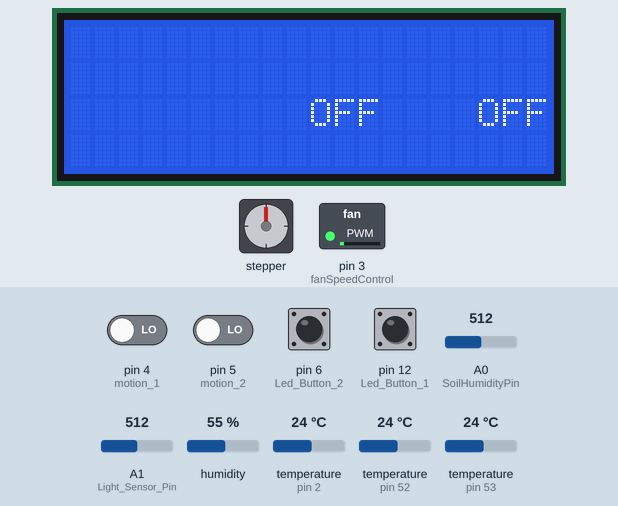
Recording of a sketch running on a simulated Arduino Mega 2560, built with avr-gcc and run on an emulated ATmega2560. Parts: stepper motor, 20×4 character LCD, switched loads named in the sketch (green lamp = pin HIGH). Wiring (inferred from the names in the program): stepper motor (2048 steps per turn assumed): coils pin 33, pin 32, pin 31, pin 30. The test bench sets the inputs (shaded band); at power-on: pin 4 (motion_1), pin 5 (motion_2), pin 6 (Led_Button_2), pin 12 (Led_Button_1) LOW, A1 (Light_Sensor_Pin) = 512, A0 (SoilHumidityPin) = 512, humidity 55 %, temperature (sensors on pin 2, pin 52, pin 53) 24 °C. Pins used as bus, display or sensor lines are not drawn.

Above: at 1.2 s.
1.3 s: A1 (Light_Sensor_Pin) set to 526
At 2.0 s:
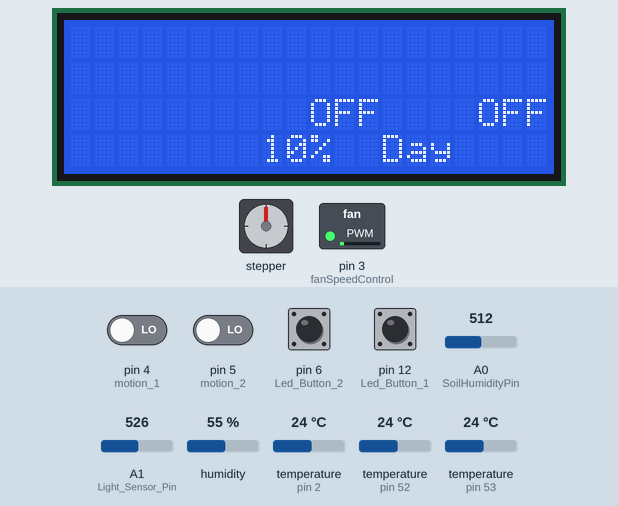
4.7 s: pin 6 (Led_Button_2) pulled HIGH for 1.9 s
At 5.6 s:
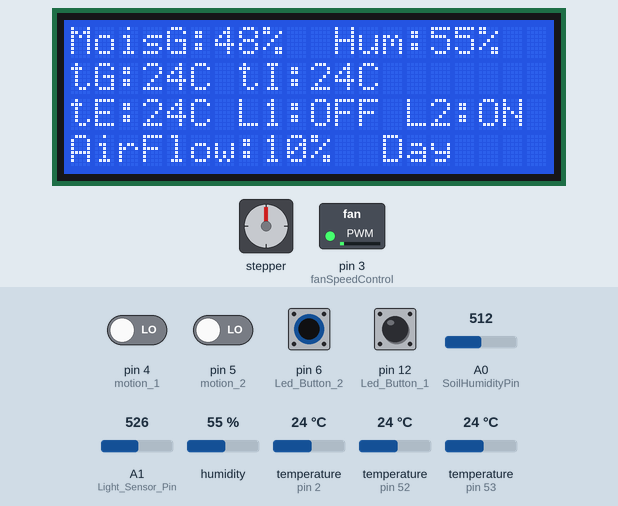
9.6 s: pin 12 (Led_Button_1) pulled HIGH for 1.9 s
At 10.8 s:
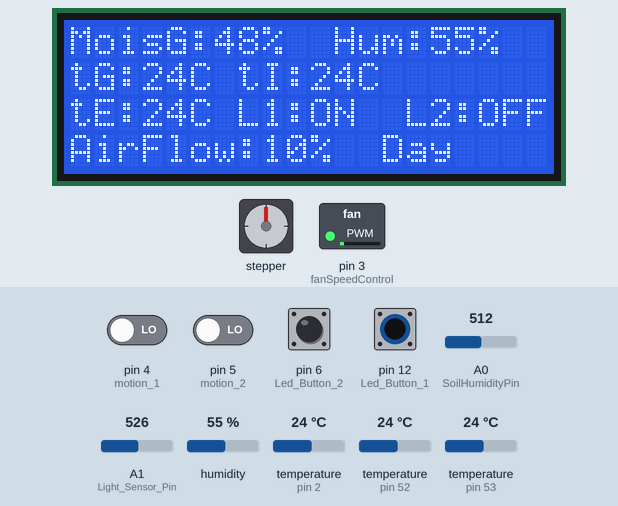
14.4 s: A1 (Light_Sensor_Pin) set to 306
At 15.2 s:
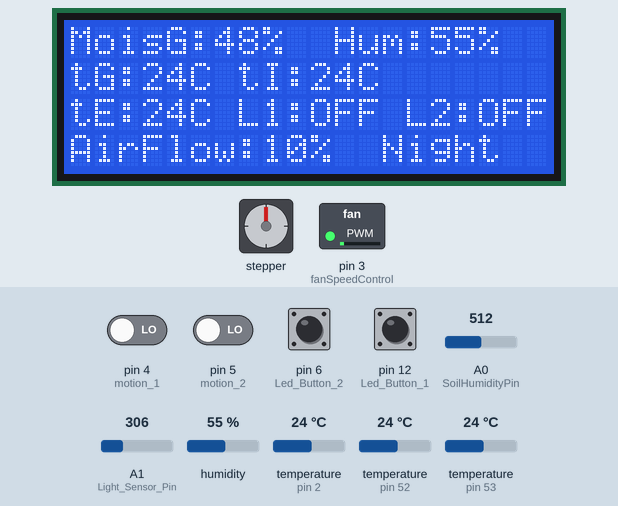
16.6 s: pin 4 (motion_1) driven HIGH
At 18.3 s:
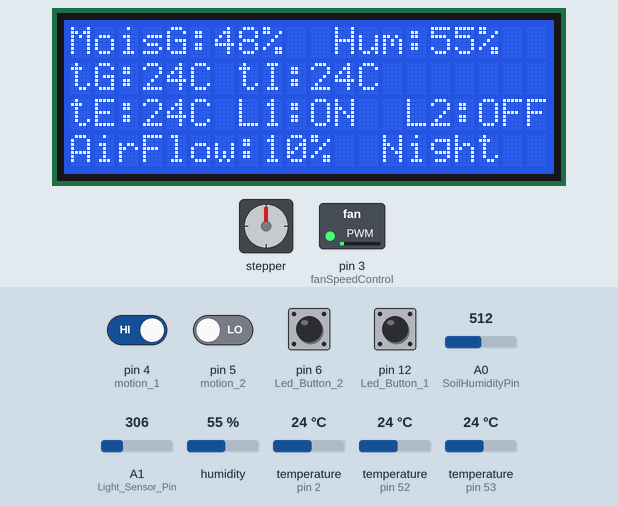
19.2 s: pin 5 (motion_2) driven HIGH
At 20.3 s:
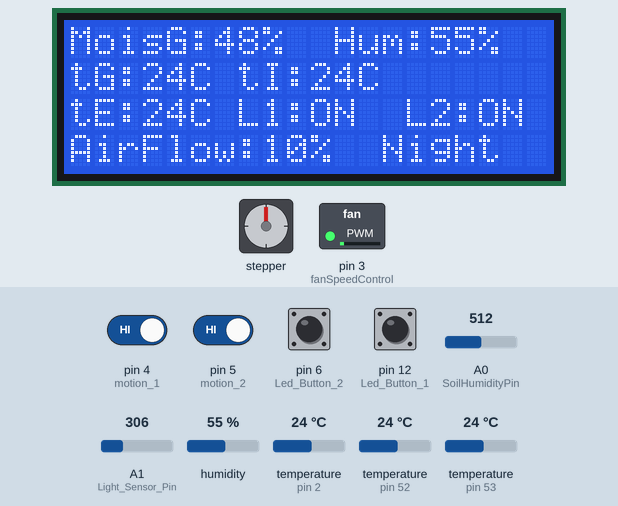
Timing chart, 0 to 22.2 s (numbered marks = the images above; inputs shaded):
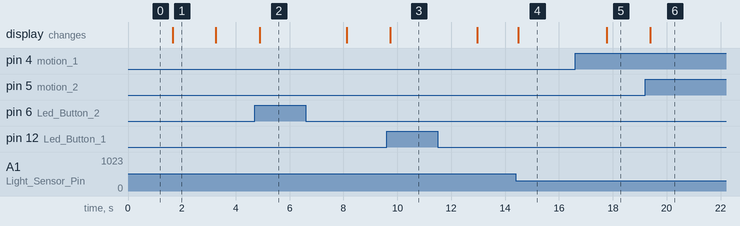

The sketch:

AutomaticGreenHouse.ino
```cpp
// ενσωμάτωση βιβλιοθήκες:
#include <Wire.h>
#include <LiquidCrystal_I2C.h> // ενσωμάτωση βιβλιοθήκης οθόνης sda to sda(pin20)of the arduino mega, scl to scl(pin21) of the arduino mega
#include <OneWire.h>   //ενσωμάτωση βιβλιοθήκης του αισθητήρα θερμοκρασίας tG/tE
#include <DallasTemperature.h>  // αισθητήρας θερμοκρασίας
#include "DHT.h" // αισθητήρας εσωτερικής θερμοκρασίας και υγρασίας
#include <AccelStepper.h> //ενσωμάτωση βιβλιοθήκης βηματικού κινητήρα

#define DHTPIN 2     // συνδεδεμένο στο ποδαράκι 2 pin2
#define DHTTYPE DHT11   // DHT 11
#define FULLSTEP 4 // ορισμός βήματος κινητήρα
#define STEP_PER_REVOLUTION 4096 // η τιμή αυτή είναι απο το datasheet

AccelStepper stepper(FULLSTEP, 11, 9, 10, 8); // Ορισμός των pin  IN1-IN3-IN2-IN4 για την σωστή συνέχεια του βήματος του κινητήρα
DHT dht(DHTPIN, DHTTYPE); // αισθητήρας εσωτερικής θερμοκρασίας και υγρασίας
LiquidCrystal_I2C lcd(0x27, 20, 4); // οθόνη lcd
// ΑΙΣΘΗΤΗΡΑΣ ΘΕΡΜΟΚΡΑΣΙΑΣ
OneWire ds_1(52);  //Αισθητήρας θερμοκρασίας εδάφους (tG)
OneWire ds_2(53); // Αισθητήρας εξωτερικής θερμοκρασίας (tE)
//DallasTemperature sensors(&oneWire);
DallasTemperature sensor_1(&ds_1);
DallasTemperature sensor_2(&ds_2);

const int dry = 800; // ορισμός αισθητήρα υγρασίας. 800= ξερό
const int wet = 200; //ορισμός αισθητήρα υγρασίας. 200= υγρό
const int fanSpeedLow=25; //χαμηλή ταχύτητα στροφών
const int fanSpeedMed=128; //μέση ταχύτητα στροφών
const int fanSpeedHigh=250; //υψηλή ταχύτητα στροφών
const int fanRelay=31; //εντολή στο ρελέ να δουλέψουν οι ανεμιστήρες
const int Led_Button_1=12; //pin12 για το κουμπι(pushbutton) της λεντοταινιας 1
const int Led_Button_2=6; //pin6 για το κουμπι(pushbutton) της λεντοταινιας 2
const int fanSpeedControl=3; // ορισμός του pin3 για τον έλεγχο των στροφών των ανεμιστήρων
int tG, tE;  // οι μεταβλητές απο τους δύο αισθητήρες θερμοκρασίας (tG=θερμοκρασία εδάφους, tE=θερμοκρασία εξωτερικού χώρου)
int motion_1 = 4; // το ποδαράκι(pin4) στο οποίο είναι συνδεδεμένος ο αισθητήρας κίνησης 1
int motion_2 = 5; // το ποδαράκι(pin5) στο οποίο είναι συνδεδεμένος ο αισθητήρας κίνησης 2
int Led_String_1=30; //οδηγει στο ρελε για την λεντοταινια 1
int Led_String_2=32; //οδηγει στο ρελε για την λεντοταινια 2
int Light_Sensor_Pin = A1; // η είσοδος του αισθητήρα φωτός στο ποδαρακι (A1)
int light;//αισθητήρας φωτός 0-50 είναι νύχτα και 50-100 είναι μέρα
int light_value; // τιμή του αισθητήρα φωτός
int SoilHumidityPin = A0;  // η είσοδοσ του αισθητήρα στο ποδαράκι (Α0)
int SoilHumidity;    // ορίζει την αναλογική τιμή του αισθητήρα που διαβάζεται από το Arduino
int persantageHumidity; // τιμή του ποσοστού της υγρασίας του εδάφους
int waterpump=33; //εντολή για το ρελέ της αντλίας νερού
int hum; // τιμή του ποσοστού εσωτερικής υγρασίας
int tI; // τιμή εσωτερικής θερμοκρασίας
int value_motion_1; // τιμή αισθητήρα κίνησης 1 (HIGH)=παρουσία (LOW)=απουσία
int value_motion_2;// τιμή αισθητήρα κίνησης 2 (HIGH)=παρουσία (LOW)=απουσία
int state_button_Led_1; // κατάσταση του μπουτόν 1 που οδηγεί στην λεντοταινία 1
int state_button_Led_2; // κατάσταση του μπουτόν 1 που οδηγεί στην λεντοταινία 1
unsigned long lcdUpdateInterval = 1000; // Ανανέωση της lcd οθόνης κάθε 1sec
unsigned long previousLcdUpdateMillis = 0;
unsigned long ledUpdateInterval = 5; // Ανανέωση των led κάθε 5msec
unsigned long previousLedUpdateMillis = 0;
bool pumpOn = false; // παρακολούθηση κατάστασης της αντλίας νερού


void setup() {
  // ξεκίνημα της LCD οθόνης
  lcd.init();
  lcd.backlight();
  // ξεκινάνε οι αισθητήρες θερμοκρασίας
  sensor_1.begin(); //tG του εδάφους
  sensor_2.begin(); //tE του εξωτερικού χώρου
  dht.begin(); // αισθητήρας εσωτερικής θερμοκρασίας και υγρασίας
  stepper.setMaxSpeed(2000.0);   // ορισμός μέγιστης ταχύτητας του βηματικού κινητήρα
  stepper.setAcceleration(100); // ορισμός επιτάχυνσης του βηματικού κινητήρα
  stepper.setSpeed(1000);         // ορισμός αρχικής ταχύτητας του βηματικού κινητήρα
  stepper.setCurrentPosition(0); // ορισμός θέσης του βηματικού κινητήρα

  pinMode(Light_Sensor_Pin, INPUT); //pin(A1) για αισθητήρα φωτός
  pinMode(waterpump, OUTPUT); // ορίζει σαν έξοδο το pin που οδηγεί στο ρελέ για την αντλία νερού
  digitalWrite(waterpump, HIGH); //αρχική κατάσταση του ρελέ της αντλίας νερου HIGH δηλαδή OFF
  pinMode(Led_String_1, OUTPUT);   // ορίζει σαν έξοδο την λεντοταινια 1
  digitalWrite(Led_String_1, HIGH); //αρχική κατάσταση του Led_String_1 HIGH δηλαδή OFF στο ρελέ(τα φώτα κλειστά)
  pinMode(Led_String_2, OUTPUT);   // ορίζει σαν έξοδο την λεντοταινια 2
  digitalWrite(Led_String_2, HIGH); //αρχική κατάσταση του Led_String_2 HIGH δηλαδή OFF στο ρελέ(τα φώτα κλειστά)
  pinMode(motion_1, INPUT); // ορίζουμε τον αισθητήρα κίνησης 1 ως είσοδο
  pinMode(motion_2, INPUT); // ορίζουμε τον αισθητήρα κίνησης 2 ως είσοδο
  pinMode(Led_Button_1, INPUT); // ορίζουμε το pin12 σαν εισοδο για το κουμπι της λεντοταινιας 1
  pinMode(Led_Button_2, INPUT); // ορίζουμε το pin6 σαν εισοδο για το κουμπι της λεντοταινιας 2
  pinMode(fanSpeedControl, OUTPUT); // ορισμός του fanSpeedControl σαν έξοδο
  pinMode(fanRelay, OUTPUT); // ορίζει σαν έξοδο το pin που οδηγεί στο ρελέ για τους ανεμιστήρες
  analogWrite(fanSpeedControl, fanSpeedLow); // αρχική ταχύτητα ανεμιστήρων σε 0% ταχύτητα. 0(off) και 255(full speed)
  Serial.begin(9600); // διαβάζουμε τα δεδομένα στην σειριακή παρακολούθηση
}
void loop() {
  state_button_Led_1 = digitalRead(Led_Button_1);// διαβάζουμε την κατάσταση του μπουτόν 1 της λεντοταινίας 1
  state_button_Led_2 = digitalRead(Led_Button_2);// διαβάζουμε την κατάσταση του μπουτόν 2 της λεντοταινίας 2
  value_motion_1 = digitalRead(motion_1); // διαβάζουμε την κατάσταση του αισθητήρα κίνησης 1
  value_motion_2 = digitalRead(motion_2);// διαβάζουμε την κατάσταση του αισθητήρα κίνησης 2
  unsigned long currentMillis = millis();
    if (currentMillis - previousLedUpdateMillis >= ledUpdateInterval) {
    updateLED();
    previousLedUpdateMillis = currentMillis;
    }
  tI = dht.readTemperature();  // Ανάγνωση εσωτερικής θερμοκρασίας ως Κελσίου (προεπιλογή) (pin2)
  hum = dht.readHumidity(); // Ανάγνωση εσωτερικής υγρασίας (pin2)
  int currentPosition = stepper.currentPosition();// έλεγχος της τρέχουσας θέσης του μοτέρ
  sensor_1.requestTemperatures();
  tG = sensor_1.getTempCByIndex(0); // διαδικασία εκκίνησης για την εμφάνιση της θερμοκρασίας εδάφους (pin52)
  sensor_2.requestTemperatures();
  tE = sensor_2.getTempCByIndex(0); // διαδικασία εκκίνησης για την εμφάνιση της εξωτερικής θερμοκρασίας (pin53)
  //ΑΙΣΘΗΤΗΡΑΣ ΥΓΡΑΣΙΑΣ
  SoilHumidity = analogRead(SoilHumidityPin);      // ανάγνωση υγρασίας που υπάρχει στο έδαφος
  persantageHumidity = 100 * ( SoilHumidity - dry) / (wet - dry); //μετατροπή της υγρασίας σε ποσοστό
  light_value = analogRead(Light_Sensor_Pin); // (0-50) ειναι νυχτα
  light = light_value * 0.0976;

    if (tI<27){
      analogWrite(fanSpeedControl, fanSpeedLow);
      lcd.setCursor(8,3);
      lcd.print("10% ");
    }else if (tI>=27&&tI<36){
      analogWrite(fanSpeedControl, fanSpeedMed);
      lcd.setCursor(8,3);
      lcd.print("50% ");
    }else if(tI>=36){
      analogWrite(fanSpeedControl, fanSpeedHigh);
      lcd.setCursor(8,3);
      lcd.print("100% ");
    }

    if (hum>=85 && currentPosition == 0){
      stepper.runToNewPosition(5120);
    }else if (hum<85 && currentPosition == 5120 ){
      stepper.runToNewPosition(0);
    }

  if (persantageHumidity <= 17 && !pumpOn) {
    // Η υγρασία είναι κάτω από 17%, και η αντλία δεν είναι ήδη ενεργοποιημένη
    digitalWrite(waterpump, LOW); // Ενεργοποιήστε την αντλία νερού
    pumpOn = true; //  κατάσταση της αντλίας σε ενεργοποιημένη
  } else if (persantageHumidity >= 71 && pumpOn) {
    // Η υγρασία είναι 71% ή μεγαλύτερη και η αντλία είναι ενεργοποιημένη αυτήν τη στιγμή
    digitalWrite(waterpump, HIGH); // Απενεργοποιήστε την αντλία νερού
    pumpOn = false; // κατάσταση της αντλίας σε απενεργοποιημένη
  }


    if (light>=0 && light<50){// έλεγχος εαν είναι μέρα ή νύχτα (0-50 είναι νύχτα)
      lcd.setCursor(13, 3);
      lcd.print("Night");
    }else if (light>=50 && light<=100){ // αλλίως εάν ειναι μέρα (50-100 είναι μέρα)
      lcd.setCursor(13, 3);
      lcd.print("Day  ");//γράψε μέρα Day
    }

    if (currentMillis - previousLcdUpdateMillis >= lcdUpdateInterval) {
    updateLCD(); // ενημέρωση της οθόνης LCD σε τακτά χρονικά διαστήματα ώστε να αποφεύγεται η υπερβολική ενημέρωση
    previousLcdUpdateMillis = currentMillis;
    }
}
void updateLED() {
    if ((value_motion_1 == HIGH && (light>=0 && light<50)) || state_button_Led_1 == HIGH) { //έλεγχος εαν η κατάσταση του αισθητήρα κίνησης 1 είναι HIGH και είναι νύχτα ή η κατάσταση του μπουτόν 1 ειναι HIGH
      digitalWrite(Led_String_1, LOW); // ενεργοποίησε την λεντοταινία 1
      lcd.setCursor(10, 2);
      lcd.print("ON ");
    } else if (value_motion_1 == LOW || state_button_Led_1 == LOW) { //αλλίως εάν η κατάσταση του αισθητήρα κίνησης 1 είναι LOW ή η κατάσταση του μπουτόν 1 ειναι LOW
      digitalWrite(Led_String_1, HIGH); // απενεργοποίηση της λεντοταινίας 1
      lcd.setCursor(10, 2);
      lcd.print("OFF");
    }
    if ((value_motion_2 == HIGH && (light>=0 && light<50)) || state_button_Led_2 == HIGH) { //έλεγχος εαν η κατάσταση του αισθητήρα κίνησης 2 είναι HIGH και είναι νύχτα ή η κατάσταση του μπουτόν 2 ειναι HIGH
      digitalWrite(Led_String_2, LOW); // ενεργοποίησε την λεντοταινία 2
      lcd.setCursor(17, 2);
      lcd.print("ON ");
    } else if (value_motion_2 == LOW || state_button_Led_2 == LOW) { //αλλίως εάν η κατάσταση του αισθητήρα κίνησης 2 είναι LOW ή η κατάσταση του μπουτόν 2 ειναι LOW
      digitalWrite(Led_String_2, HIGH);  // απενεργοποίηση της λεντοταινίας 2
      lcd.setCursor(17, 2);
      lcd.print("OFF");
    }
}
void updateLCD() {
    //LCD ΟΘΟΝΗ
    lcd.setCursor(0, 0); // lcd.setCursor(colum, row) (στήλη, σειρά)
    // αισθητήρας υγρασίας εδάφους
    lcd.print("MoisG:");  // αυτό που εμφανίζει στην οθόνη lcd. Moisture Ground
    lcd.print(persantageHumidity);
    lcd.print("% ");
    // αισθητήρας εσωτερικής υγρασίας
    lcd.setCursor(11, 0);
    lcd.print("Hum:"); //Humidity
    lcd.print(hum);
    lcd.print("%");
    // αισθητήρας θερμοκρασίας εδάφους
    lcd.setCursor(0, 1);
    lcd.print("tG:"); //temperature ground
    lcd.print(tG);
    lcd.print("C ");
    //αισθητήρας εσωτερικής θερμοκρασίας
    lcd.print("tI:"); //temperature interior
    lcd.print(tI);
    lcd.print("C");
    //αισθητήρας εξωτερικής θερμοκρασίας
    lcd.setCursor(0,2);
    lcd.print("tE:"); //temperature exterior
    lcd.print(tE);
    lcd.print("C");
    lcd.setCursor(7,2);
    lcd.print("L1:");
    lcd.setCursor(14,2);
    lcd.print("L2:");
    lcd.setCursor(0,3);
    lcd.print("AirFlow:");
    }
```

Measured:
- the behaviour switches between 512 and 513 on A1 (Light_Sensor_Pin) (found by bisection; images 0 and 1)
- after the input at 1.3 s, the display: changes after 0.36 s (image 1)
- after the input at 4.7 s, the display: changes after 0.19 s (image 2)
- after the input at 9.6 s, the display: changes after 0.14 s (image 3)
- after the input at 14.4 s, the display: changes after 0.09 s (image 4)
- after the input at 16.6 s, the display: changes after 1.2 s (image 5)
- after the input at 19.2 s, the display: changes after 0.20 s (image 6)
